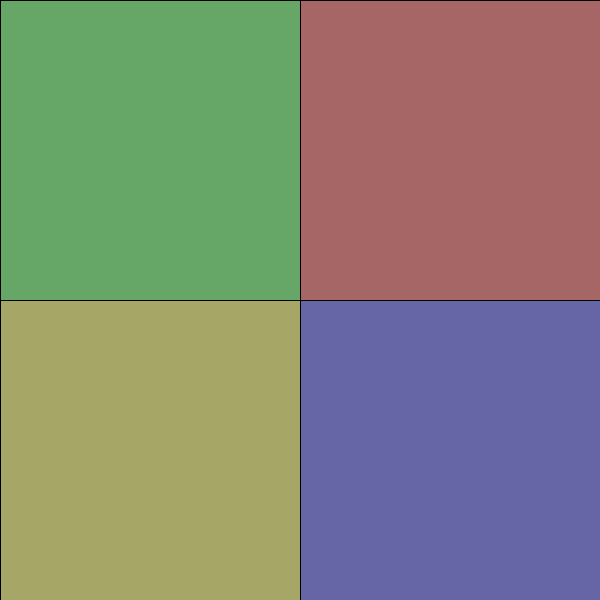
Frame 1 (no input)
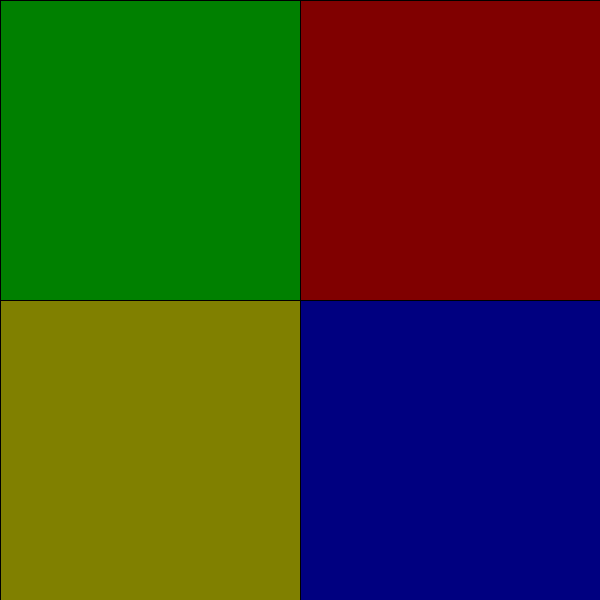
Frame 60 (the mouse pressed at the canvas centre just before this capture)
Frame 120 (the mouse held since frame 60 and released just before this capture): identical to frame 60, image omitted

The Processing sketch that drew these frames (run headless with seeded random() and noise(); from frame 60 on, the mouse is pressed at the canvas centre):

// Processing sketch: SimonSays_Part1
// ── SimonSays_Part1.pde

Button [] buttons = new Button[4];

void setup() {
  size(600,600);
  
  buttons[0] = new Button(0,0,300,#00ff00);
  buttons[1] = new Button(300,0,300,#ff0000);
  buttons[2] = new Button(0,300,300,#ffff00);
  buttons[3] = new Button(300,300,300,#0000ff);
  
}


void draw() {
  
  for(Button currentButton : buttons) {
    currentButton.display();
  }
  
  //if(mousePressed) {
  //  println("pressed!");
  //}
  
}

void mousePressed() {
    println("pressed!");
    
    for(Button currentButton : buttons) {
      if(currentButton.isMouseOver() == true) {
        currentButton.isLightOn = true;
      }
    }
    
}

void mouseReleased() {
    println("released!");
    
    for(Button currentButton : buttons) {
        currentButton.isLightOn = false;
    }
}
// ── Button.pde
class Button {
 
  float myX;
  float myY;
  float mySize;
  
  color myColor;
  color myDarkColor;
  
  boolean isLightOn = false;
  
  Button(float tempX, float tempY, float tempSize, color tempColor) {
    myX = tempX;
    myY = tempY;
    mySize = tempSize;
    myColor = tempColor;
    
    myDarkColor = lerpColor(0, myColor, 0.5);
  }
  
  void display() {
    
    if(isLightOn) {
      fill(myColor);
    }
    else {
      fill(myDarkColor);
    }
    
    rect(myX, myY, mySize, mySize);
  }
  
  boolean isMouseOver() {
  
    if(mouseX > myX && mouseX < (myX + mySize) && 
       mouseY > myY && mouseY < (myY + mySize)) {
        
       return true;
    } else {
      return false;
    }
    
  }
  
}
